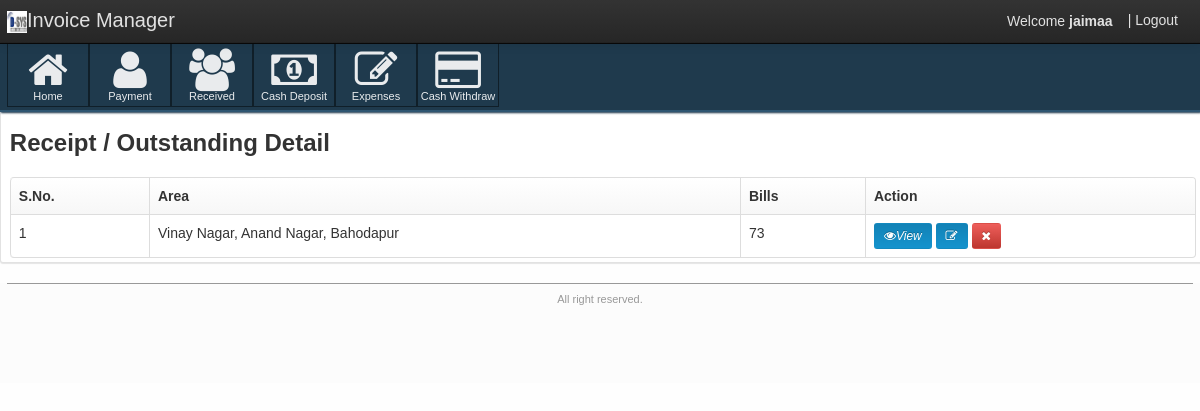
The app's page /JAIGST/finance_mgmt.php (signed in) with its own data.
### tables this page shows
CREATE TABLE `area` (
  `area_id` bigint(10) NOT NULL,
  `area_name` varchar(100) NOT NULL
);

### JAIGST/finance_mgmt.php (the view, shortened to what this page needs)
<?php
if(isset($_SESSION['login']) && $_SESSION['type']=='Admin')
{
?>
<!DOCTYPE html>
<html lang="en">
<head>
    <link href="css/customize-template.css" type="text/css" media="screen, projection" rel="stylesheet" />
</head>
    <body>
    <div class="navbar navbar-fixed-top">
        <div class="navbar-inner">
            <div class="container">
                <a href="#" class="brand"><img src="images/Dsys Logo.png" width="20px" height="20px" />Invoice Manager</a>
                <div id="app-nav-top-bar" class="nav-collapse">
                   <ul class="nav pull-right">
					<li style="margin-top: 11px;">
						Welcome <strong><?php echo $_SESSION['UserName'] ?> </strong>
					</li>
                        <li>
                            <a href="signout.php">| Logout</a>
                        </li>
                    </ul>
                </div>
            </div>
        </div>
    </div>
    <div id="body-container">
        <div id="body-content">
            <div class="body-nav body-nav-horizontal body-nav-fixed">
                <div class="container">
                   			<?php include'finance_manu.php'; ?>
                </div>
            </div>
<div class="box">
	<div class="container">
		<section class="content-header">
			<h3>
				Receipt / Outstanding Detail
			</h3>
		</section>
	</div>
	<div class="box-content">
		<section id="my-account-security-form" class="page container">
				<div class="container">
					<div class="row">
						<div id="acct-password-row" class="span16">
                        <div class="box-content box-table">
                            <table id="sample-table" class="table table-hover table-bordered tablesorter">
                                <thead>
                                    <tr>
                                        <th>S.No.</th>
                                        <th>Area</th>
                                        <th>Bills</th>
                                        <th>Action</th>
                                    </tr>
                                </thead>
                                <tbody>
                                <?php
								$s=1;
										$res=mysql_query("select distinct(area.area_name), count(debtors.area_id), area.area_id from debtors join area on area.area_id=debtors.area_id where detail='Sales' ");
										while($r=mysql_fetch_array($res))
										{
											echo "<tr><td>".$s."</td><td>".$r[0]."</td><td>".$r[1]."</td><td class='td-actions'>
                                            	<a href='view_bill_list.php?area_id=$r[2]' class='btn btn-small btn-info'>
                                            	    <i class='btn-icon-only icon-eye-open'>View</i>
                                            	</a>
												<a href='edit_sales.php?invoice_no=$r[1]' class='btn btn-small btn-info'>
                                                	<i class='btn-icon-only icon-edit'></i>
                                            	</a>
                                           		<a href='del_invoice.php?invoice_no=$r[1]' onClick='confirmDelete();' class='btn btn-small btn-danger'>
                                            	    <i class='btn-icon-only icon-remove'></i>
                                            	</a>
												</td>
			                                    </tr>";
										}
										?>
                                </tbody>
                            </table>
						</div>
					</div>
            	</div>
		</section>
	</div></div>
    <footer class="application-footer">
        <div class="container">
            <div class="disclaimer">
                <p> All right reserved.</p>
            </div>
        </div>
    </footer>
	</body>
</html>
<?php
}
else
{header('location:signout.php');}
?>

### JAIGST/finance_mgmt.php (style rules this page uses)
#body-content { padding-bottom: 0px !important; }
.application-footer { margin-top: 0px !important; }
#body-container { height: auto; min-height: 0% !important; }

### records on screen
area: s "1", area_name "Vinay Nagar, Anand Nagar, Bahodapur", r "73"

### other values on screen
$_SESSION['UserName'] "jaimaa"
